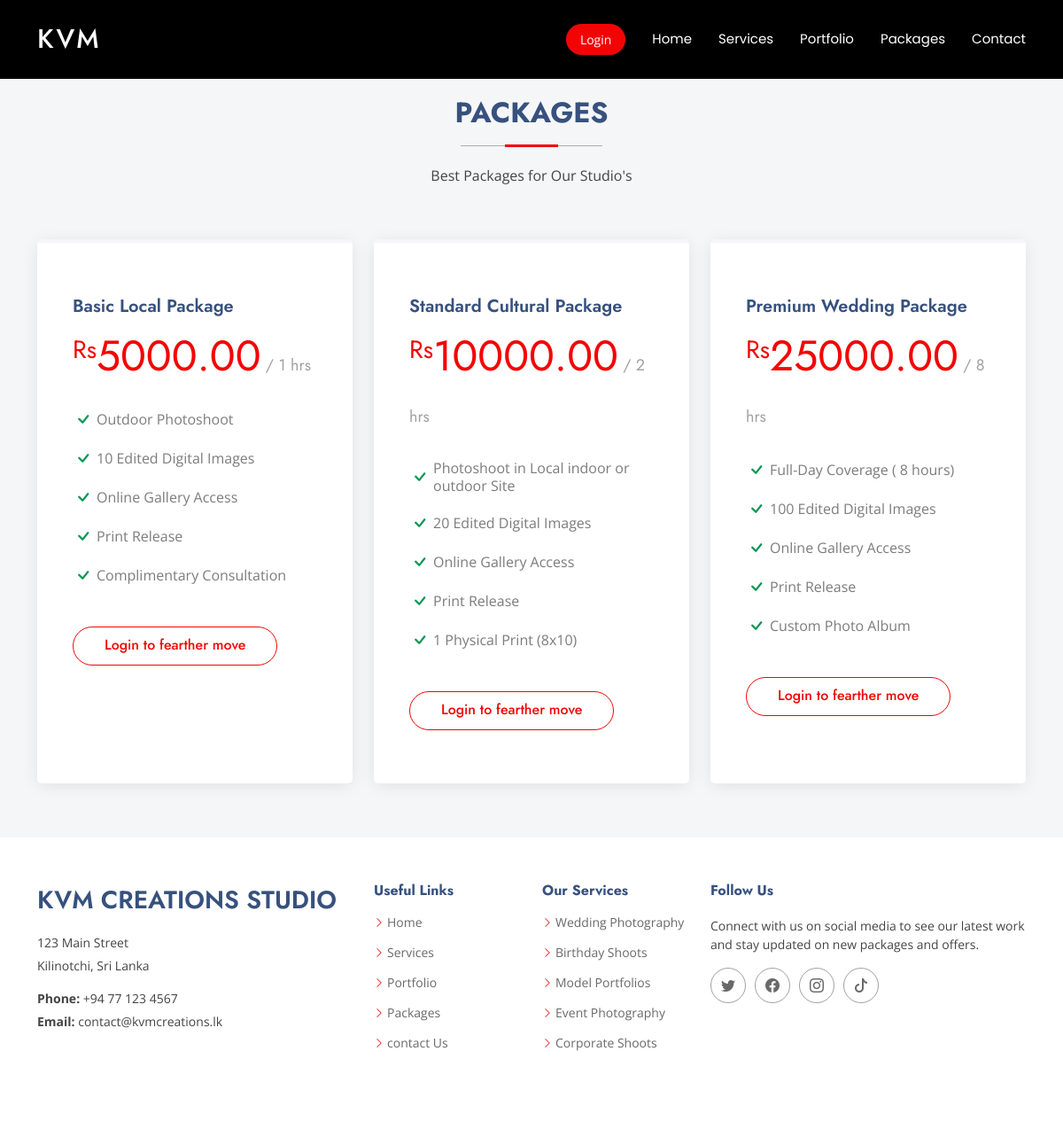
The page /packages.php on the database its author committed.
### tables this page shows
CREATE TABLE IF NOT EXISTS `packages` (
  `package_id` int NOT NULL AUTO_INCREMENT,
  `package_name` varchar(255) NOT NULL,
  `price` decimal(10,2) NOT NULL,
  `hours` int NOT NULL,
  `description` text,
  `point1` varchar(255) DEFAULT NULL,
  `point2` varchar(255) DEFAULT NULL,
  `point3` varchar(255) DEFAULT NULL,
  `point4` varchar(255) DEFAULT NULL,
  `point5` varchar(255) DEFAULT NULL,
  `service1` varchar(255) DEFAULT NULL,
  `service2` varchar(255) DEFAULT NULL,
  PRIMARY KEY (`package_id`)
);

### packages.php (the view, shortened to what this page needs)
<!DOCTYPE html>
<html lang="en">
<head>
    <link href="https://cdn.jsdelivr.net/npm/bootstrap@5.3.3/dist/css/bootstrap.min.css" rel="stylesheet"
>
    <link href="https://cdnjs.cloudflare.com/ajax/libs/bootstrap-icons/1.10.5/font/bootstrap-icons.min.css"
        rel="stylesheet">
    <link rel="stylesheet" href="https://cdn.jsdelivr.net/npm/isotope-layout@3.0.6/dist/isotope.min.css">
    <link href="https://cdn.jsdelivr.net/npm/glightbox@3.0.9/dist/css/glightbox.min.css" rel="stylesheet">
    <link href="https://cdn.jsdelivr.net/npm/aos@2.3.4/dist/aos.css" rel="stylesheet">
    <link href="assets/css/main.css" rel="stylesheet">
</head>
<body class="index-page">
    <?php
    include 'forms/navbar.php'; ?>
    <section id="pricing" class="pricing mt-5 section light-background">
        <div class="container section-title" data-aos="fade-up">
            <h2>Packages</h2>
            <p>Best Packages for Our Studio's</p>
        </div>
        <div class="container">
            <div class="row gy-4">
                <?php
                include 'partials/db.php';
                $sql = "SELECT * FROM packages";
                $result = $conn->query($sql);
                if ($result && $result->num_rows > 0) {
                    while ($row = $result->fetch_assoc()) {
                        $packageId = $row['package_id'];
                        $packageName = $row['package_name'];
                        $price = $row['price'];
                        $duration = $row['hours'];
                        $description = $row['description'];
                        $point1 = $row['point1'];
                        $point2 = $row['point2'];
                        $point3 = $row['point3'];
                        $point4 = $row['point4'];
                        $point5 = $row['point5'];
                ?>
                        <div class="col-lg-4" data-aos="zoom-in" data-aos-delay="200">
                            <div class="pricing-item">
                                <h3><?php echo $packageName; ?></h3>
                                <h4><sup>Rs</sup><?php echo $price; ?><span> / <?php echo $duration; ?> hrs</span></h4>
                                <ul>
                                    <li><i class="bi bi-check"></i> <span><?php echo $point1; ?></span></li>
                                    <li><i class="bi bi-check"></i> <span><?php echo $point2; ?></span></li>
                                    <li><i class="bi bi-check"></i> <span><?php echo $point3; ?></span></li>
                                    <li><i class="bi bi-check"></i> <span><?php echo $point4; ?></span></li>
                                    <li><i class="bi bi-check"></i> <span><?php echo $point5; ?></span></li>
                                </ul>
                                <?php
                                  if (isset($_SESSION['loggedin']) && $_SESSION['loggedin'] == true) {
                                ?>
                                <a href="#" class="buy-btn" data-bs-toggle="modal" data-bs-target="#avlModal"
                                    data-package-id="<?php echo $packageId; ?>"
                                    data-package-name="<?php echo $packageName; ?>"
                                    data-package-price="<?php echo $price; ?>"
                                    data-package-duration="<?php echo $duration; ?>"
                                    data-package-description="<?php echo $description; ?>"
                                    data-package-point1="<?php echo $point1; ?>"
                                    data-package-point2="<?php echo $point2; ?>"
                                    data-package-point3="<?php echo $point3; ?>"
                                    data-package-point4="<?php echo $point4; ?>"
                                    data-package-point5="<?php echo $point5; ?>">Book Now</a>
                                <?php } else { ?>
                                  <a href="#" class="buy-btn"
                                    class="btn btn-getstarted"
                                    data-bs-toggle="modal"
                                    data-bs-target="#loginModal">Login to fearther move</a>
                                <?php } ?>
                            </div>
                        </div>
                <?php
                    }
                } else {
                    echo "<div class='col-12 text-center'><p>No packages available at the moment.</p></div>";
                }
                ?>
            </div>
        </div>
    </section>
    <?php
    include 'forms/footer.php';
    ?>
</body>
</html>

### assets/css/main.css (style rules this page uses)
:root { --default-font: "Open Sans", system-ui, -apple-system, "Segoe UI", Roboto, "Helvetica Neue", Arial, "Noto Sans", "Liberation Sans", sans-serif, "Apple Color Emoji", "Segoe UI Emoji", "Segoe UI Symbol", "Noto Color Emoji"; --heading-font: "Jost", sans-serif; --nav-font: "Poppins", sans-serif; }
:root { --background-color: #ffffff; --default-color: #444444; --heading-color: #37517e; --accent-color: #f30404; --surface-color: #ffffff; --contrast-color: #ffffff; }
:root { --nav-color: #ffffff; --nav-hover-color: #ff3300; --nav-mobile-background-color: #ffffff; --nav-dropdown-background-color: #ffffff; --nav-dropdown-color: #444444; --nav-dropdown-hover-color: #47b2e4; }
.light-background { --background-color: #f5f6f8; --surface-color: #ffffff; }
:root { scroll-behavior: smooth; }
body { color: var(--contrast-color); background-color: black; font-family: var(--default-font); }
a { color: var(--accent-color); text-decoration: none; transition: 0.3s; }
h1, h2, h3, h4, h5, h6 { color: var(--heading-color); font-family: var(--heading-font); }
section, .section { color: var(--default-color); background-color: var(--background-color); padding: 60px 0; scroll-margin-top: 88px; overflow: clip; }
.section-title { text-align: center; padding-bottom: 60px; position: relative; }
.section-title h2 { font-size: 32px; font-weight: 700; margin-bottom: 20px; padding-bottom: 20px; text-transform: uppercase; position: relative; }
.section-title h2:before { content: ""; position: absolute; display: block; width: 160px; height: 1px; background: color-mix(in srgb, var(--default-color), transparent 60%); left: 0; right: 0; bottom: 1px; margin: auto; }
.section-title h2::after { content: ""; position: absolute; display: block; width: 60px; height: 3px; background: var(--accent-color); left: 0; right: 0; bottom: 0; margin: auto; }
.section-title p { margin-bottom: 0; }
.pricing .pricing-item { background-color: var(--surface-color); box-shadow: 0 3px 20px -2px rgba(0, 0, 0, 0.1); border-top: 4px solid var(--background-color); padding: 60px 40px; height: 100%; border-radius: 5px; }
.pricing h3 { font-weight: 600; margin-bottom: 15px; font-size: 20px; }
.pricing h4 { color: var(--accent-color); font-size: 48px; font-weight: 400; font-family: var(--heading-font); margin-bottom: 0; }
.pricing h4 sup { font-size: 28px; }
.pricing h4 span { color: color-mix(in srgb, var(--default-color), transparent 50%); font-size: 18px; }
.pricing ul { padding: 20px 0; list-style: none; color: color-mix(in srgb, var(--default-color), transparent 30%); text-align: left; line-height: 20px; }
.pricing ul li { padding: 10px 0; display: flex; align-items: center; }
.pricing ul i { color: #059652; font-size: 24px; padding-right: 3px; }
.pricing .buy-btn { color: var(--accent-color); display: inline-block; padding: 8px 35px 10px 35px; border-radius: 50px; transition: none; font-size: 16px; font-weight: 500; font-family: var(--heading-font); transition: 0.3s; border: 1px solid var(--accent-color); }

### rows shown on the page
packages: package_name "Basic Local Package", price "5000.00", hours "1", point1 "Outdoor Photoshoot", point2 "10 Edited Digital Images", point3 "Online Gallery Access", point4 "Print Release", point5 "Complimentary Consultation"
packages: package_name "Standard Cultural Package", price "10000.00", hours "2", point1 "Photoshoot in Local indoor or outdoor Site", point2 "20 Edited Digital Images", point3 "Online Gallery Access", point4 "Print Release", point5 "1 Physical Print (8x10)"
packages: package_name "Premium Wedding Package", price "25000.00", hours "8", point1 "Full-Day Coverage ( 8 hours)", point2 "100 Edited Digital Images", point3 "Online Gallery Access", point4 "Print Release", point5 "Custom Photo Album"
